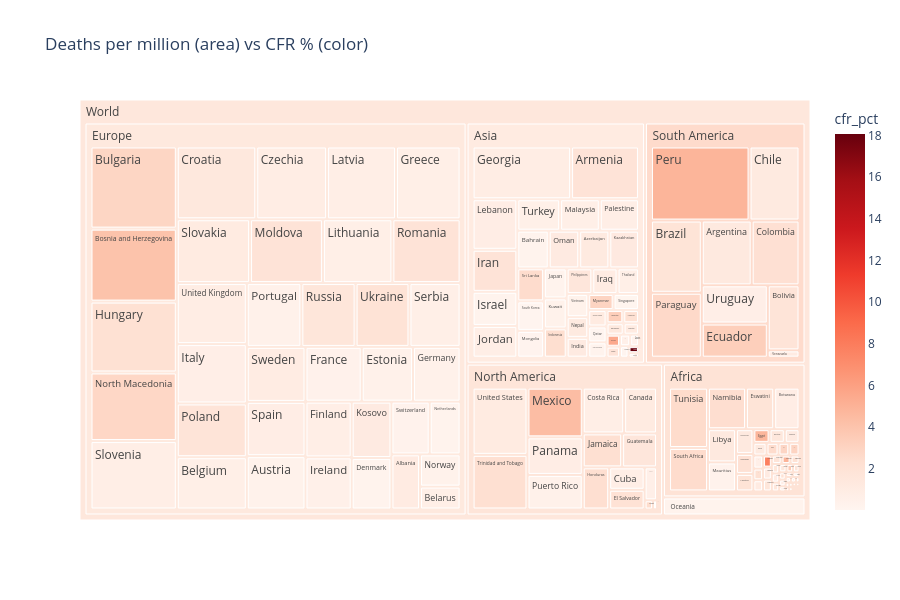

Notebook code cell kept with this figure:
### Code cell
fig = px.treemap(severity, path=[px.Constant("World"), "continent", "location"],
                 values="deaths_per_m", color="cfr_pct",
                 color_continuous_scale="Reds",
                 title="Deaths per million (area) vs CFR % (color)")
fig.update_layout(height=600)
fig

### Figure 1 — Plotly figure (JSON) as saved in the notebook; plotly's stock layout.template omitted (floating-point values rounded to 4 significant figures; data arrays with more than 128 entries replaced by an {"elided": "..."} marker saying what was removed)
{"data": [{"branchvalues": "total", "customdata": {"elided": "163x1 float values"}, "domain": {"x": [0.0, 1.0], "y": [0.0, 1.0]}, "hovertemplate": "labels=%{label}<br>deaths_per_m=%{value}<br>parent=%{parent}<br>id=%{id}<br>cfr_pct=%{color}<extra></extra>", "ids": {"elided": "163 str values"}, "labels": {"elided": "163 str values"}, "marker": {"coloraxis": "coloraxis", "colors": {"elided": "163 float values"}}, "name": "", "parents": {"elided": "163 str values"}, "type": "treemap", "values": {"elided": "163 float values"}}], "layout": {"coloraxis": {"autocolorscale": false, "colorbar": {"title": {"text": "cfr_pct"}}, "colorscale": [[0.0, "rgb(255,245,240)"], [0.125, "rgb(254,224,210)"], [0.25, "rgb(252,187,161)"], [0.375, "rgb(252,146,114)"], [0.5, "rgb(251,106,74)"], [0.625, "rgb(239,59,44)"], [0.75, "rgb(203,24,29)"], [0.875, "rgb(165,15,21)"], [1.0, "rgb(103,0,13)"]]}, "height": 600, "legend": {"tracegroupgap": 0}, "title": {"text": "Deaths per million (area) vs CFR % (color)"}}}
